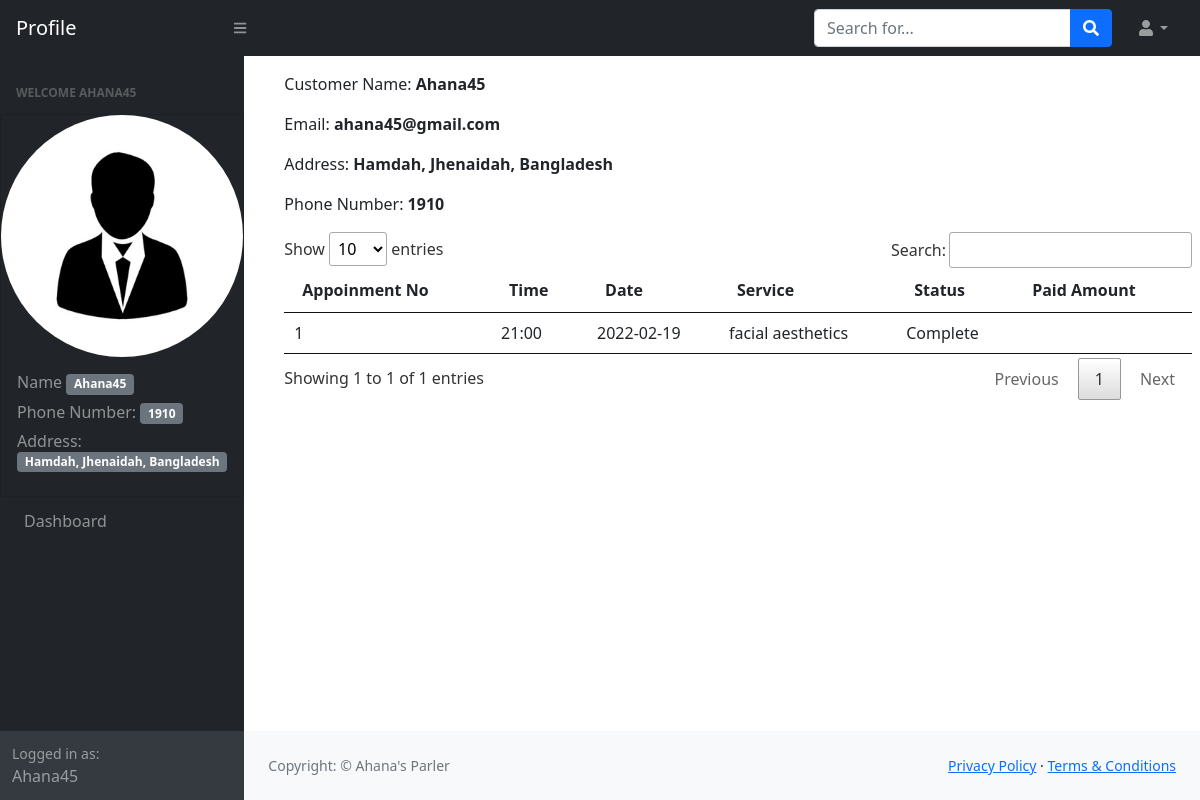
Screenshot of /_customer_personal_history.php (signed in) with the database file from the repository.
### tables this page shows
CREATE TABLE `customers` (
  `cno` int(255) NOT NULL,
  `cname` varchar(50) NOT NULL,
  `cmail` varchar(50) NOT NULL,
  `cpassword` varchar(255) NOT NULL,
  `caddress` varchar(80) NOT NULL,
  `cphoneNumber` varchar(11) NOT NULL,
  `TimeStmp` timestamp NOT NULL DEFAULT current_timestamp()
);

CREATE TABLE `appoinments` (
  `apointment_no` int(255) NOT NULL,
  `cno` int(255) NOT NULL,
  `a_customer_name` varchar(50) NOT NULL,
  `a_customer_address` varchar(40) NOT NULL,
  `a_customer_email` varchar(50) NOT NULL,
  `a_customer_phn_no` varchar(11) NOT NULL,
  `a_customer_pre_time` varchar(80) NOT NULL,
  `a_customer_pre_date` varchar(30) NOT NULL,
  `a_customer_services` varchar(50) NOT NULL,
  `a_service_status` varchar(60) NOT NULL,
  `paid_amount` varchar(255) NOT NULL
);

### _customer_personal_history.php (the view, shortened to what this page needs)
<!DOCTYPE html>
<html lang="en">
<head>
    <link href="dashboard/css/styles.css" rel="stylesheet" />
    <link rel="stylesheet" href="css/index.css">
    <link rel="stylesheet" href="datatables/css/jquery.dataTables.min.css">
</head>
<body>
    <?php require('dashboard/_dashboard.php');
require('partials/_dbconnection.php');
?>
    <div id="layoutSidenav_content">
        <main>
            <div class="container-fluid px-4 my-3 mx-3">
                <?php
                            $cno = $_SESSION['no'];
                            $sql1="SELECT * FROM customers WHERE cno='$cno'";
                            $result1=mysqli_query($con, $sql1);
                            $row1= mysqli_fetch_assoc($result1);
                           echo' <p><label for="">Customer Name:</label> <span><strong>'.$row1['cname'].'</strong></span></p>
                            <p><label for="">Email:</label> <span><strong>'.$row1['cmail'].'</strong></span></p>
                            <p><label for="">Address:</label> <span><strong>'.$row1['caddress'].'</strong></span></p>
                            <p><label for="">Phone Number:</label> <span><strong>'.$row1['cphoneNumber'].'</strong></span></p>';
                ?>
                <div class="myTable">
                    <table id="mytable">
                        <thead>
                            <th scope="col">Appoinment No</th>
                            <th scope="col">Time</th>
                            <th scope="col">Date</th>
                            <th scope="col">Service</th>
                            <th scope="col">Status</th>
                            <th scope="col">Paid Amount</th>
                        </thead>
                        <tbody>
                            <?php
                        $sql2="SELECT * FROM appoinments WHERE cno='$cno'";
                        $result2=mysqli_query($con, $sql2);
                        $num2= mysqli_num_rows($result2);
                        if($num2>0){
                            $a_sl=1;
                            while($row2= mysqli_fetch_assoc($result2)){
                                echo'<tr>
                                <td>'.$a_sl.'</td>
                                <td>'.$row2['a_customer_pre_time'].'</td>
                                <td>'.$row2['a_customer_pre_date'].'</td>
                                <td>'.$row2['a_customer_services'].'</td>
                                <td>'.$row2['a_service_status'].'</td>
                                <td>'.$row2['paid_amount'].'</td>
                            </tr>';
                            $a_sl=$a_sl+1;
                        }
                    }
                        ?>
                        </tbody>
                    </table>
                </div>
        </main>
        <?php require('dashboard/_dashboard_footer.php');?>
    </div>
    </div>
</body>
</html>

### css/index.css (style rules this page uses)
.myTable { overflow: scroll; }

### rows the page displays
customers: cname "Ahana45", cmail "ahana45@gmail.com", caddress "Hamdah, Jhenaidah, Bangladesh", cphoneNumber "1910"
appoinments: a_customer_pre_time "21:00", a_customer_pre_date "2022-02-19", a_customer_services "facial aesthetics", a_service_status "Complete"

### other values shown
$_SESSION['name'] "AHANA45"
$_SESSION['name'] "Ahana45"
$_SESSION['phn_number'] "1910"
$_SESSION['address'] "Hamdah, Jhenaidah, Bangladesh"
